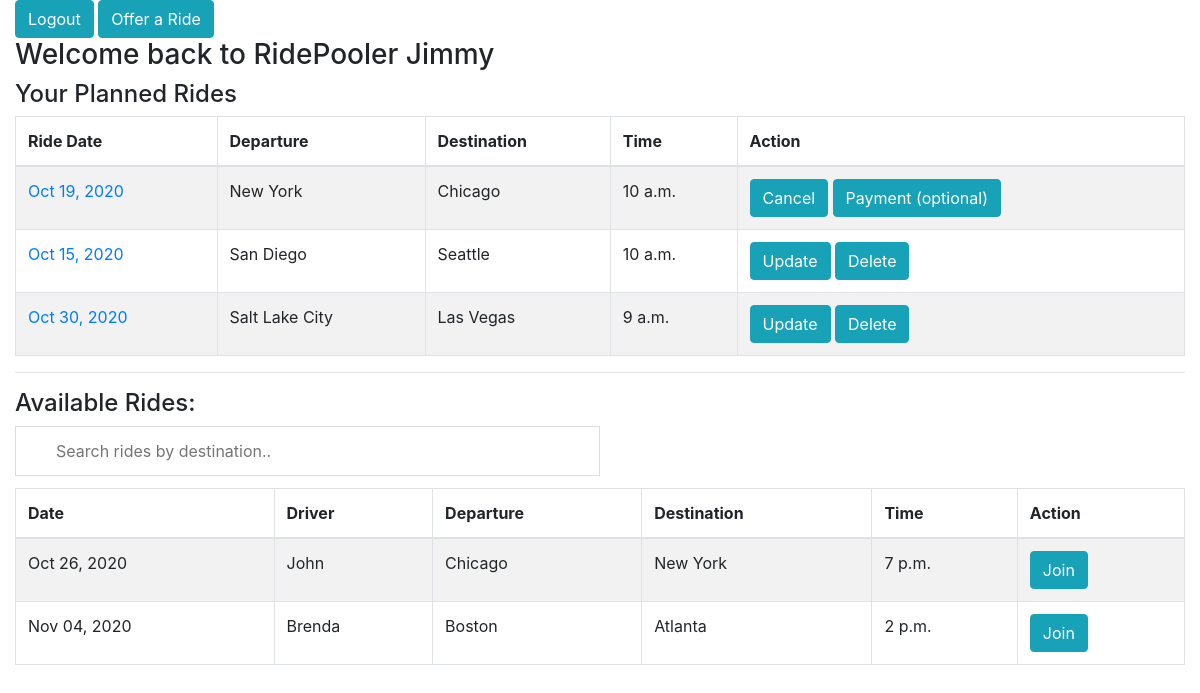
The app's page /rides/ (signed in) with its own data.
### ride_app/models.py (models this page shows)
class Ride(models.Model):
    date = models.DateField()
    departure = models.CharField(max_length=350)
    destination = models.CharField(max_length=350)
    time = models.TimeField()
    created_by = models.ForeignKey(
        User, related_name="created_ride", on_delete=models.CASCADE, null=True)
    joined_by = models.ManyToManyField(User, related_name="joined_rides")
    created_at = models.DateTimeField(auto_now_add=True)
    updated_at = models.DateTimeField(auto_now=True)

### ride_app/views.py (the view)
# urls.py: path('', views.home, name='home'),
@login_required(login_url='index')
def home(request):
    context = {
        'this_user': User.objects.get(id=request.user.id),
        'rides': Ride.objects.all(),
        'other_users': Ride.objects.exclude(created_by=request.user.id)
    }
    return render(request, "Ride_app/rides.html", context)

### ride_app/templates/ride_app/rides.html (shortened to what this page needs)
{% extends "ride_app/base.html" %}
{% block header %}
<a href="{% url 'ride_app:create_ride' %}" id="create_ride"><button type="button" class="btn btn-info">Offer a
        Ride</button></a>
{% endblock %}
{% block content %}
<h3>Welcome back to RidePooler {{request.user.first_name}}</h3>
<h4>Your Planned Rides</h4>
<table class="table table-striped table-bordered">
    <thead>
        <tr>
            <th>Ride Date</th>
            <th>Departure</th>
            <th>Destination</th>
            <th>Time</th>
            <th>Action</th>
        </tr>
    </thead>
    <tbody>
        {% for ride in rides %}
        {% if ride.created_by == request.user  or request.user in ride.joined_by.all %}
        <tr>
            <td><a href="{% url 'ride_app:ride' ride.id %}">{{ride.date|date:"M d, Y"}}</a></td>
            <td>{{ride.departure}} </td>
            <td>{{ride.destination}}</td>
            <td>{{ride.time}}</td>
            <td>{% if ride.created_by != request.user %}
                <a href="{% url 'ride_app:cancel_ride' ride.id %}"><button type="button"
                        class="btn btn-info">Cancel</button> </a> {% endif %}
                {% if ride.created_by == request.user %}
                <a href="{% url 'ride_app:update_ride' ride.id %}"><button type="button"
                        class="btn btn-info">Update</button></a>
                <a href="{% url 'ride_app:delete_ride' ride.id %}"><button type="button"
                        class="btn btn-info">Delete</button></a>
                {% endif %}
                {% if ride.created_by != request.user %}
                <button type="button" class="btn btn-info" onclick="openForm()">Payment (optional)</button>
                {% endif %}
            </td>
        </tr>
        {% endif %}
        {% endfor %}
    </tbody>
</table>
<hr>
<h4>Available Rides:</h4>
<input type="text" id="myInput" onkeyup="myFunction()" placeholder="Search rides by destination.."
    title="Type in a name">
<table class="table table-striped table-bordered" id="otherUsers">
    <thead>
        <tr>
            <th>Date</th>
            <th>Driver</th>
            <th>Departure</th>
            <th>Destination</th>
            <th>Time</th>
            <th>Action</th>
        </tr>
    </thead>
    <tbody>
        {% for plan in other_users %}
        {% if this_user not in plan.joined_by.all %}
        <tr>
            <td>{{plan.date|date:"M d, Y"}}</td>
            <td>{{plan.created_by.first_name}}</td>
            <td>{{plan.departure}}</td>
            <td>{{plan.destination}}</td>
            <td>{{plan.time}}</td>
            <td><a href="{% url 'ride_app:join_ride' plan.id %}"><button type="button"
                        class="btn btn-info">Join</button></a></td>
        </tr>
        {% endif %}
        {% endfor %}
    </tbody>
</table>
{% endblock %}

### ride_app/templates/ride_app/base.html (shortened to what this page needs)
<!DOCTYPE html>
<html lang="en">
<head>
    <link rel="stylesheet" href="https://stackpath.bootstrapcdn.com/bootstrap/4.1.3/css/bootstrap.min.css"
>
    <link rel="stylesheet" href="https://maxcdn.bootstrapcdn.com/bootstrap/4.5.2/css/bootstrap.min.css">
    {% load static %}
    <link rel="stylesheet" href="{% static 'ride_app/styles.css' %}">
</head>
<body>
    <div class="container-fluid">
        <a href="{% url 'logout' %}"><button type="button" class="btn btn-info">Logout</button></a>
        {% block header %}{% endblock %}
        {% block content %}{% endblock %}
    </div>
</body>
</html>

### ride_app/static/ride_app/styles.css (style rules this page uses)
#myInput { background-image: url('/css/searchicon.png'); background-position: 10px 10px; background-repeat: no-repeat; width: 50%; font-size: 16px; padding: 12px 20px 12px 40px; border: 1px solid #ddd; margin-bottom: 12px; }

### records on screen
Ride: date "Oct 19, 2020", departure "New York", destination "Chicago", time "10 a.m.", shows "Cancel", shows "Payment (optional)"
Ride: date "Oct 15, 2020", departure "San Diego", destination "Seattle", time "10 a.m.", shows "Update"
Ride: date "Oct 30, 2020", departure "Salt Lake City", destination "Las Vegas", time "9 a.m.", shows "Update"
Ride: date "Oct 26, 2020", created_by.first_name "John", departure "Chicago", destination "New York", time "7 p.m."
Ride: date "Nov 04, 2020", created_by.first_name "Brenda", departure "Boston", destination "Atlanta", time "2 p.m."

### other values on screen
{{ request.user.first_name }} "Jimmy"
